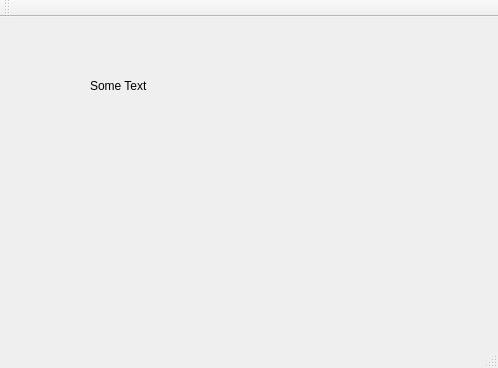
<?xml version="1.0" encoding="UTF-8"?>
<ui version="4.0">
 <class>MainWindow</class>
 <widget class="QMainWindow" name="MainWindow">
  <property name="geometry">
   <rect>
    <x>0</x>
    <y>0</y>
    <width>498</width>
    <height>368</height>
   </rect>
  </property>
  <property name="windowTitle">
   <string>cuPID</string>
  </property>
  <widget class="QWidget" name="centralWidget">
   <widget class="QLabel" name="label">
    <property name="geometry">
     <rect>
      <x>90</x>
      <y>60</y>
      <width>201</width>
      <height>17</height>
     </rect>
    </property>
    <property name="text">
     <string>Some Text</string>
    </property>
   </widget>
  </widget>
  <widget class="QMenuBar" name="menuBar">
   <property name="geometry">
    <rect>
     <x>0</x>
     <y>0</y>
     <width>498</width>
     <height>25</height>
    </rect>
   </property>
  </widget>
  <widget class="QToolBar" name="mainToolBar">
   <property name="focusPolicy">
    <enum>Qt::NoFocus</enum>
   </property>
   <attribute name="toolBarArea">
    <enum>TopToolBarArea</enum>
   </attribute>
   <attribute name="toolBarBreak">
    <bool>true</bool>
   </attribute>
  </widget>
  <widget class="QStatusBar" name="statusBar"/>
 </widget>
 <layoutdefault spacing="6" margin="11"/>
 <resources/>
 <connections/>
</ui>
